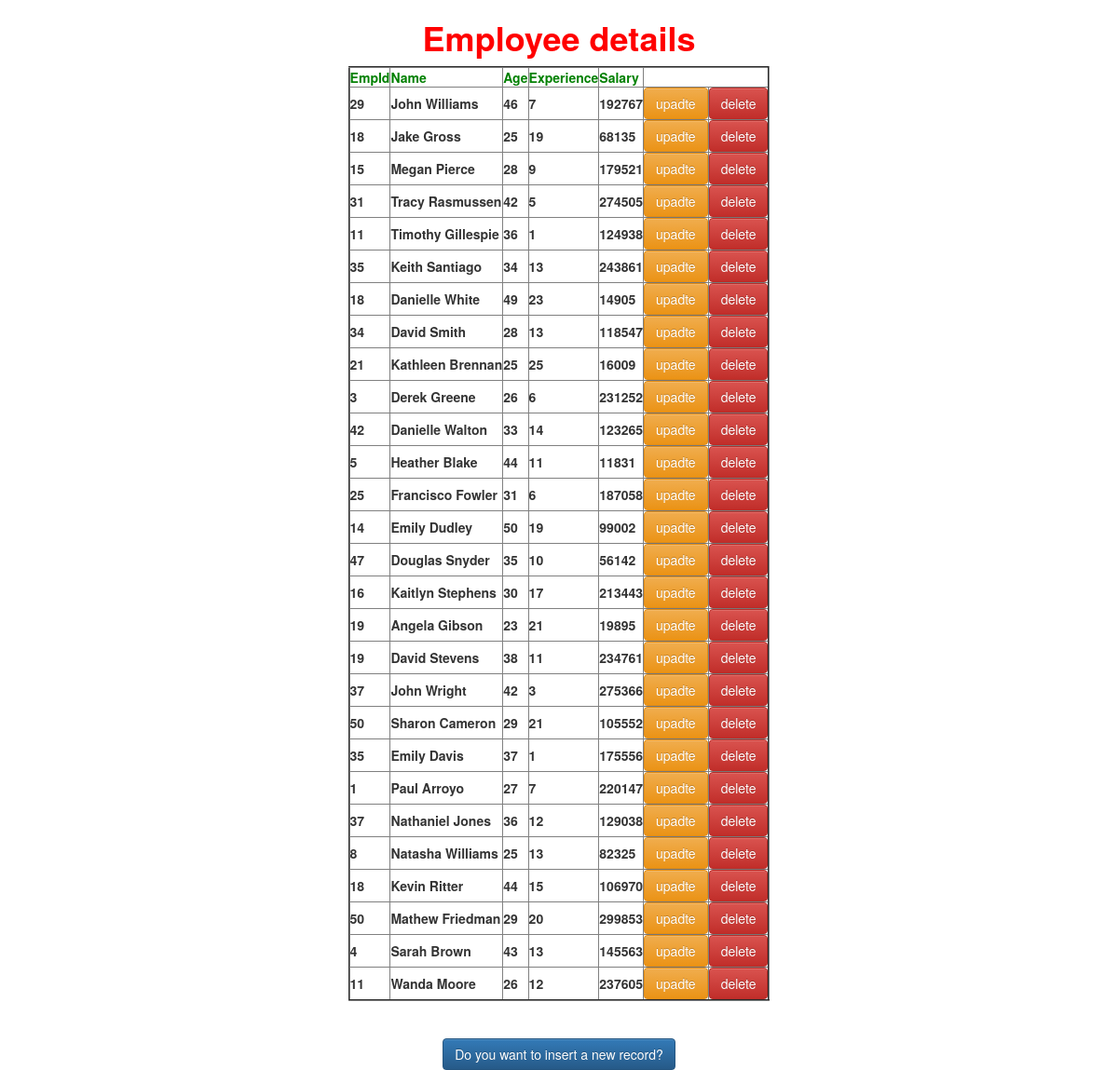
The page / on the database its author committed.
### myapp/models.py (models this page shows, shortened)
class Employee(models.Model):
    eid=models.IntegerField()
    ename=models.CharField(max_length=40)
    eage=models.IntegerField()
    eexp=models.IntegerField()
    esal=models.IntegerField()

### myapp/views.py (the view)
# urls.py: re_path('$',display),
def display(request):
    e=Employee.objects.all()
    d={'emp':e}
    return render(request,'myapp/index.html',d)

### templates/myapp/index.html (shortened to what this page needs)
<!DOCTYPE html>
{%extends 'myapp/parent.html' %}
        {%block for_child %}
        <h1 style="color:red"><b>Employee details</b></h1>
        <table border="2">
            <tr style="color:green">
                <th>EmpId</th>
                <th>Name</th>
                <th>Age</th>
                <th>Experience</th>
                <th>Salary</th>
            </tr>
            {%for i in emp%}
            <tr>
                <td><b>{{i.eid}}</b></td>
                <td><b>{{i.ename}}</b></td>
                <td><b>{{i.eage}}</b></td>
                <td><b>{{i.eexp}}</b></td>
                <td><b>{{i.esal}}</b></td>
                <td><a href="/update/{{i.id}}" class="btn btn-warning" >upadte</a></td>
                <td><a href="/delete/{{i.id}}" class="btn btn-danger" >delete</a></td>
            </tr>
            {%endfor%}
        </table>
        <br><br>
        <a href="/insert" class="btn btn-primary">Do you want to insert a new record?</a>
        {%endblock%}

### templates/myapp/parent.html (shortened to what this page needs)
<!DOCTYPE html>
<html>
    <head>
<link rel="stylesheet" href="https://cdn.jsdelivr.net/npm/bootstrap@3.3.7/dist/css/bootstrap.min.css">
<link rel="stylesheet" href="https://cdn.jsdelivr.net/npm/bootstrap@3.3.7/dist/css/bootstrap-theme.min.css">
    </head>
<body>
    <div class="container" align="center">
        {%block for_child%}
        {%endblock%}
    </div>
</body>
</html>

### rows shown on the page
Employee: eid "29", ename "John Williams", eage "46", eexp "7", esal "192767"
Employee: eid "18", ename "Jake Gross", eage "25", eexp "19", esal "68135"
Employee: eid "15", ename "Megan Pierce", eage "28", eexp "9", esal "179521"
Employee: eid "31", ename "Tracy Rasmussen", eage "42", eexp "5", esal "274505"
Employee: eid "11", ename "Timothy Gillespie", eage "36", eexp "1", esal "124938"
Employee: eid "35", ename "Keith Santiago", eage "34", eexp "13", esal "243861"
Employee: eid "18", ename "Danielle White", eage "49", eexp "23", esal "14905"
Employee: eid "34", ename "David Smith", eage "28", eexp "13", esal "118547"
Employee: eid "21", ename "Kathleen Brennan", eage "25", eexp "25", esal "16009"
Employee: eid "3", ename "Derek Greene", eage "26", eexp "6", esal "231252"
Employee: eid "42", ename "Danielle Walton", eage "33", eexp "14", esal "123265"
Employee: eid "5", ename "Heather Blake", eage "44", eexp "11", esal "11831"
Employee: eid "25", ename "Francisco Fowler", eage "31", eexp "6", esal "187058"
Employee: eid "14", ename "Emily Dudley", eage "50", eexp "19", esal "99002"
Employee: eid "47", ename "Douglas Snyder", eage "35", eexp "10", esal "56142"
Employee: eid "16", ename "Kaitlyn Stephens", eage "30", eexp "17", esal "213443"
Employee: eid "19", ename "Angela Gibson", eage "23", eexp "21", esal "19895"
Employee: eid "19", ename "David Stevens", eage "38", eexp "11", esal "234761"
Employee: eid "37", ename "John Wright", eage "42", eexp "3", esal "275366"
Employee: eid "50", ename "Sharon Cameron", eage "29", eexp "21", esal "105552"
Employee: eid "35", ename "Emily Davis", eage "37", eexp "1", esal "175556"
Employee: eid "1", ename "Paul Arroyo", eage "27", eexp "7", esal "220147"
Employee: eid "37", ename "Nathaniel Jones", eage "36", eexp "12", esal "129038"
Employee: eid "8", ename "Natasha Williams", eage "25", eexp "13", esal "82325"
Employee: eid "18", ename "Kevin Ritter", eage "44", eexp "15", esal "106970"
Employee: eid "50", ename "Mathew Friedman", eage "29", eexp "20", esal "299853"
Employee: eid "4", ename "Sarah Brown", eage "43", eexp "13", esal "145563"
Employee: eid "11", ename "Wanda Moore", eage "26", eexp "12", esal "237605"
